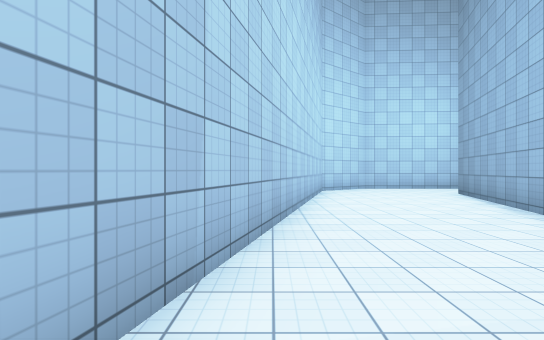
View 1 (above)

24 first-person views from a walk through a Unity game level. The camera is 1.5 m above the floor, looks level and sees 80° across. The floor is counted in squares, 2 m on a side. Each view is taken from the middle of a square. On the plan, view 1 faces up. The plan holds only what a view shows up to about 11 squares ahead; the rest is blank. The place goes on beyond the plan. Some animated figures are left out. Surface patterns are stand-ins for the level's own textures.

View 2
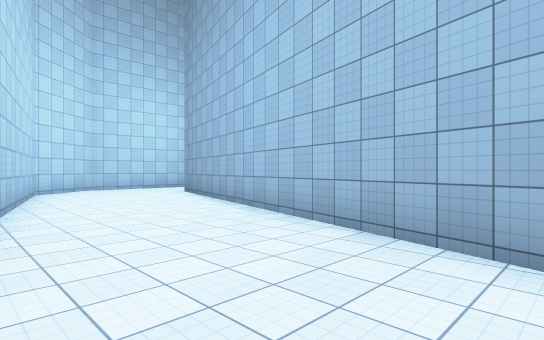

View 3
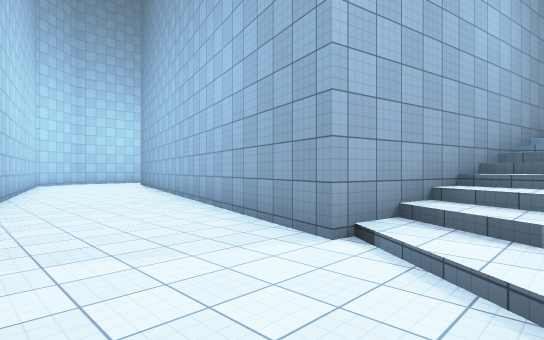

View 4
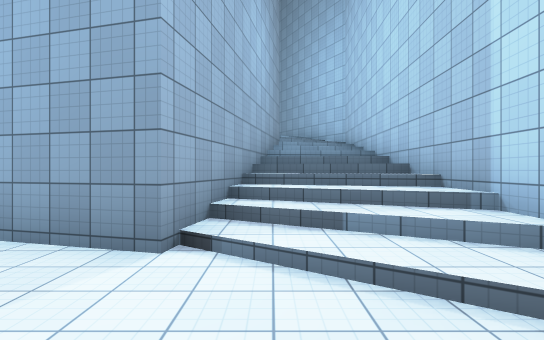

View 5
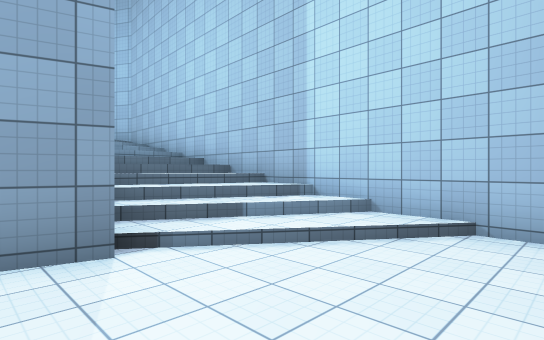

View 6
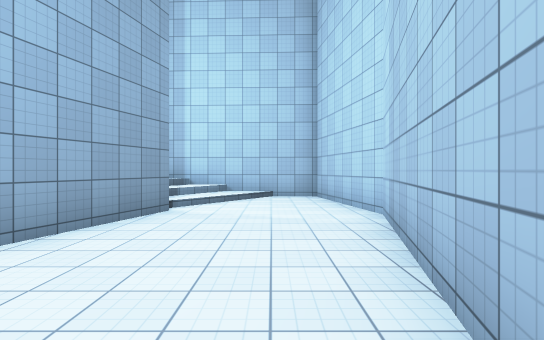

View 7
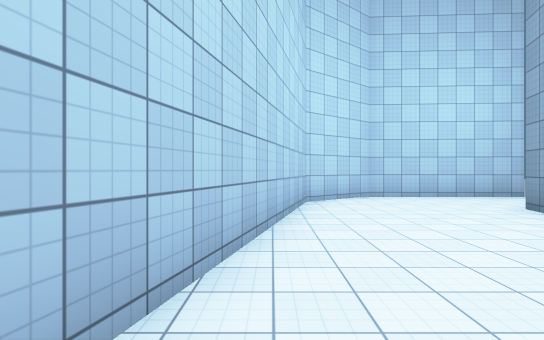

View 8
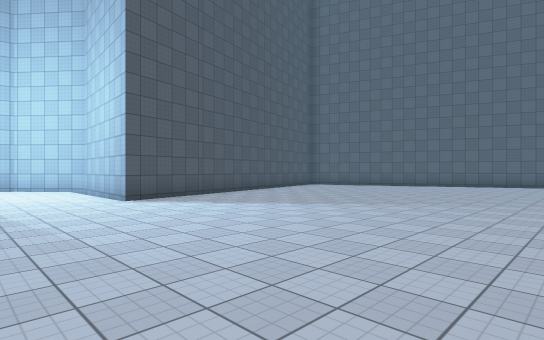

View 9
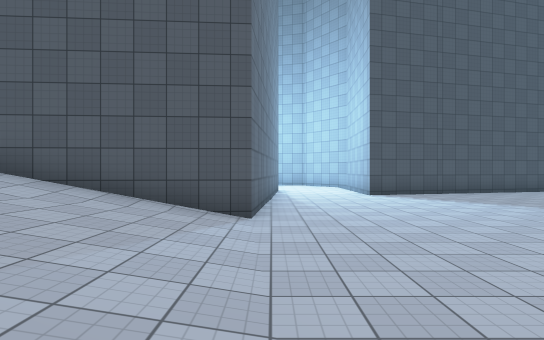

View 10
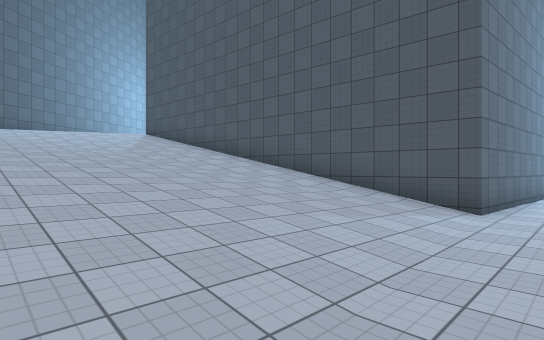

View 11
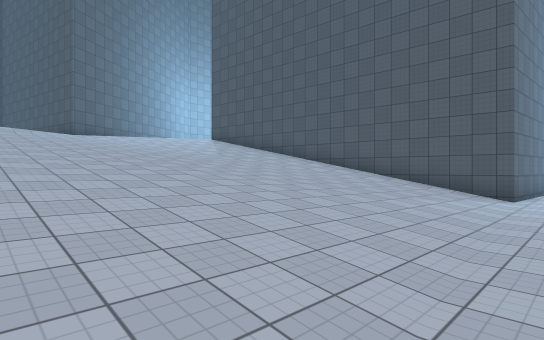

View 12
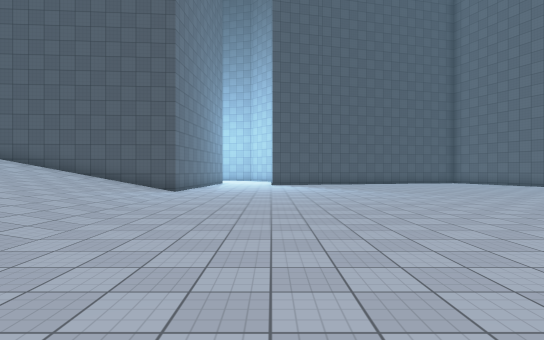

View 13
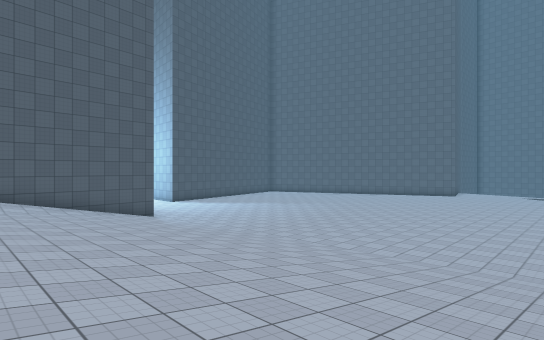

View 14
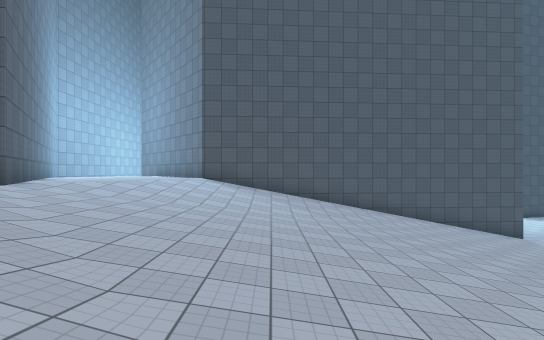

View 15
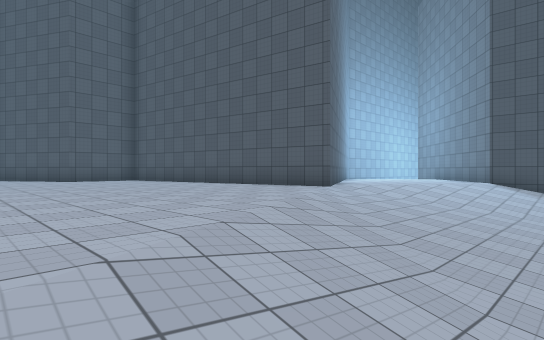

View 16
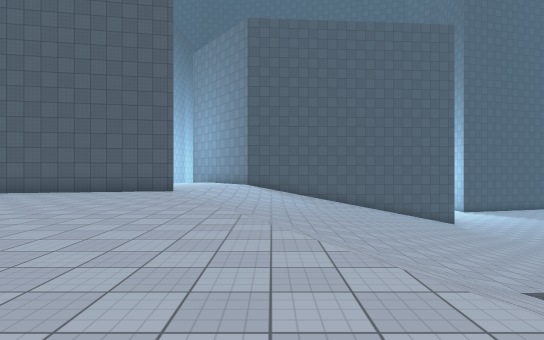

View 17
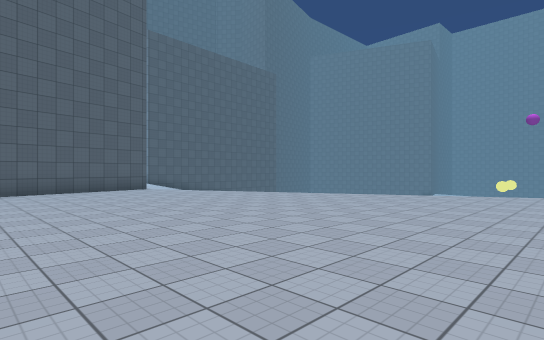

View 18
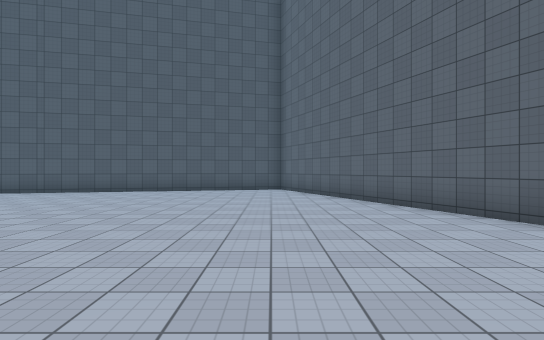

View 19
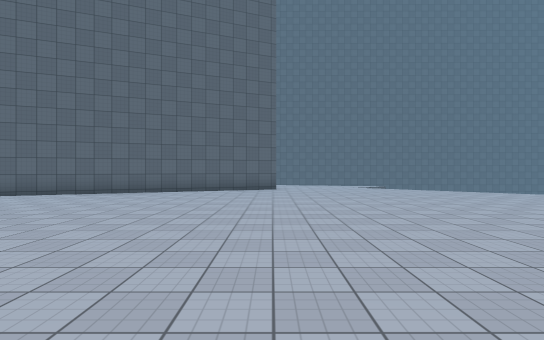

View 20
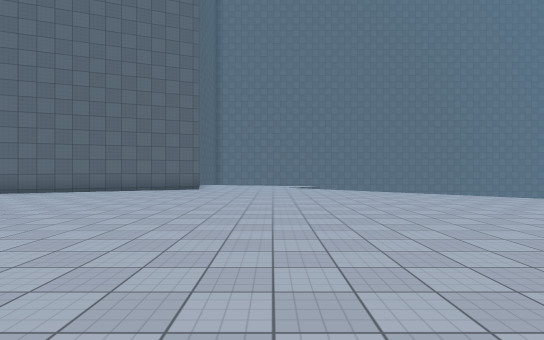

View 21
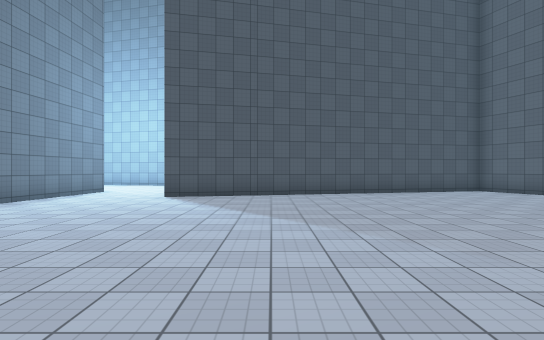

View 22
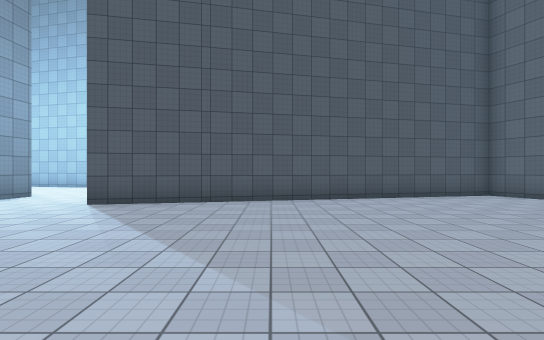

View 23
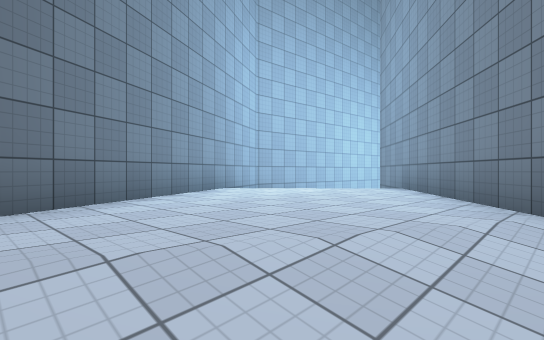

View 24
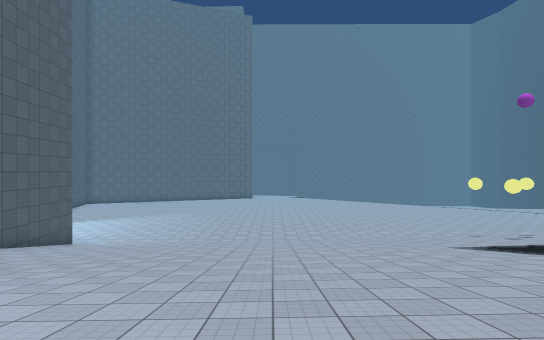

### Floor plan
Key: @ floor where view 1 was taken; # wall or solid block; . main floor; : floor 1.75 m higher than the main floor; + floor 4.25 m higher than the main floor; / step, stairs or slope.
Columns run from 2 left of view 1 to 31 right of it. Each row starts with its distance up from view 1.
 27               ###........../
 26            ####..............
 25          ###................../
 24        ###.....................
 23        #......................
 22        #.....................
 21        ##...................
 20         #...................
 19         #..................
 18         #..................
 17         ##.................
 16          #.................
 15          #.................
 14          #.................
 13     #######................
 12    ##......................
 11    #.......................
 10    #....#####.......///////
  9    #....#   ###////////////////
  8   ##....#     ##///////////////
  7   #....##      #//////////////
  6   #....#       #//////////////
  5   #....#       #////////////:
  4  ##....#       #/////////////
  3  #....##       #//////////////
  2  #....#        #////////////////+
  1  #....#        #//////////////+++
  0 ##@..##        #////////////+++++
 -1 #....#        ##//////////+++++++
 -2 #....#       ##+++//////+++++++++
 -3 #....#      ##++++++//+++++++++++
 -4 #...###### ##+++++++#+++++++++++++
 -5 #.../////### /++++###+++++++++++++
 -6 #../////////  /+### ##++++++++++++
 -7 #.//////////  ###    #++++++++++++
 -8 ##############       #+++++++++++
 -9                      #+++++ ++++ +

Positions as (right, up) in squares from view 1, and headings:
1: (0, 0), facing up
2: (0, 0), facing up-right
3: (-1, -6), facing up-right
4: (-1, -5), facing right
5: (-1, -3), facing down-right
6: (0, 2), facing down
7: (1, 4), facing up
8: (16, 10), facing up-left
9: (18, 10), facing left
10: (19, 11), facing down-left
11: (22, 11), facing down-left
12: (24, 13), facing left
13: (25, 4), facing up-left
14: (24, 1), facing left
15: (25, 1), facing down-left
16: (30, 0), facing left
17: (31, -9), facing up-left
18: (18, 23), facing left
19: (18, 16), facing up
20: (21, 16), facing up
21: (17, 16), facing left
22: (15, 17), facing left
23: (17, -1), facing down-left
24: (20, -2), facing up
